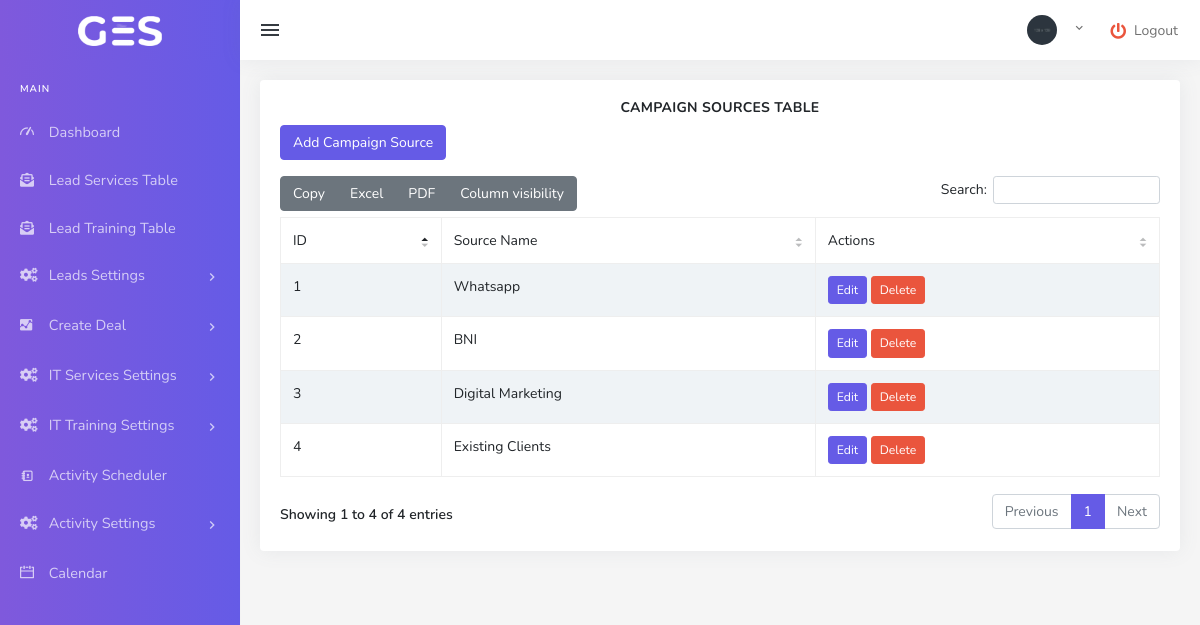
Page /index.php/campaign_source on the committed database.
### tables this page shows
CREATE TABLE `campaign_source` (
  `id` int(11) NOT NULL,
  `source_name` varchar(255) NOT NULL
);

### application/controllers/Campaign_source.php (called while the page is built, shortened)
<?php
class Campaign_source extends CI_Controller {
    public function __construct() {
        $this->load->model('Campaign_source_model');
    }
    public function index() {
        $data['campaign_sources'] = $this->Campaign_source_model->get_campaign_sources();
        $this->load->view('deal/campaign_source/index', $data);
    }
}

### index.php (called while the page is built, shortened)
<?php
require_once BASEPATH.'core/CodeIgniter.php';

### application/models/Campaign_source_model.php (called while the page is built, shortened)
<?php
class Campaign_source_model extends CI_Model {
    public function get_campaign_sources() {
        return $this->db->get('Campaign_Source')->result();
    }
}

### application/views/deal/campaign_source/index.php (the view, shortened to what this page needs)
<div class="row">
    <div class="col-12">
        <div class="card">
            <div class="card-body">
                <div class="text-center">
                    <h4 class="card-title">Campaign Sources Table</h4>
                </div>
                <a href="<?php echo base_url('campaign_source/create'); ?>" class="btn btn-primary mb-3">Add Campaign Source</a>
                <table id="datatable-buttons" class="table table-striped table-bordered dt-responsive nowrap" style="border-collapse: collapse; border-spacing: 0; width: 100%;">
                    <thead>
                        <tr>
                            <th>ID</th>
                            <th>Source Name</th>
                            <th>Actions</th>
                        </tr>
                    </thead>
                    <tbody>
                        <?php foreach ($campaign_sources as $campaign_source): ?>
                            <tr>
                                <td><?= $campaign_source->id ?></td>
                                <td><?= $campaign_source->source_name ?></td>
                                <td>
                                    <a href="<?= base_url('campaign_source/edit/' . $campaign_source->id) ?>" class="btn btn-primary btn-sm">Edit</a>
                                    <a href="<?= base_url('campaign_source/delete/' . $campaign_source->id) ?>" class="btn btn-danger btn-sm" onclick="return confirm('Are you sure you want to delete this campaign source?')">Delete</a>
                                </td>
                            </tr>
                        <?php endforeach; ?>
                    </tbody>
                </table>
            </div>
        </div>
    </div>
</div>

### rows in the picture
campaign_source: id "1", source_name "Whatsapp"
campaign_source: id "2", source_name "BNI"
campaign_source: id "3", source_name "Digital Marketing"
campaign_source: id "4", source_name "Existing Clients"
